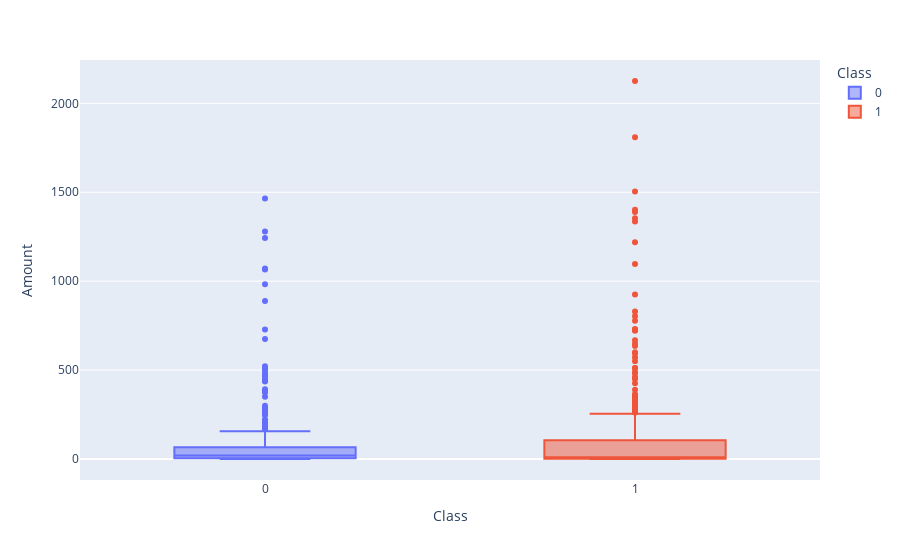

The cell this chart's notebook holds for it:
### Code cell
fig = px.box(df_us, x='Class', y="Amount", color='Class')
fig.show()

### Figure 1 — Plotly figure (JSON) as saved in the notebook; plotly's stock layout.template omitted (floating-point values rounded to 4 significant figures; data arrays with more than 128 entries replaced by an {"elided": "..."} marker saying what was removed)
{"data": [{"alignmentgroup": "True", "hovertemplate": "Class=%{x}<br>Amount=%{y}<extra></extra>", "legendgroup": "0", "marker": {"color": "#636efa"}, "name": "0", "notched": false, "offsetgroup": "0", "orientation": "v", "showlegend": true, "type": "box", "x": {"elided": "369 int values"}, "x0": " ", "xaxis": "x", "y": {"elided": "369 float values"}, "y0": " ", "yaxis": "y"}, {"alignmentgroup": "True", "hovertemplate": "Class=%{x}<br>Amount=%{y}<extra></extra>", "legendgroup": "1", "marker": {"color": "#EF553B"}, "name": "1", "notched": false, "offsetgroup": "1", "orientation": "v", "showlegend": true, "type": "box", "x": {"elided": "369 int values"}, "x0": " ", "xaxis": "x", "y": {"elided": "369 float values"}, "y0": " ", "yaxis": "y"}], "layout": {"boxmode": "overlay", "legend": {"title": {"text": "Class"}, "tracegroupgap": 0}, "margin": {"t": 60}, "xaxis": {"anchor": "y", "categoryarray": [0, 1], "categoryorder": "array", "domain": [0, 1], "title": {"text": "Class"}}, "yaxis": {"anchor": "x", "domain": [0, 1], "title": {"text": "Amount"}}}}
